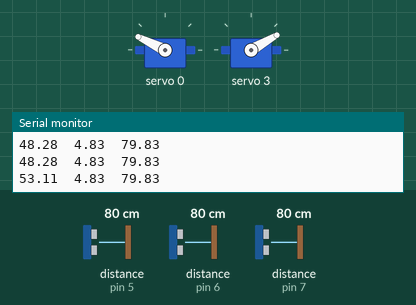
A sketch run on a simulated Arduino Mega 2560, built with avr-gcc and run on an emulated ATmega2560. Parts: 2 × servo, the last lines printed to the serial monitor. Wiring (inferred from the names in the program): 3 × ultrasonic range finder: trigger pin 40, echo pin 7 / trigger pin 41, echo pin 6 / trigger pin 42, echo pin 5. The test bench sets the inputs (shaded band); at power-on: distance to the obstacle (sensors on pin 5, pin 6, pin 7) 80 cm. The echo pulse lasts 58.3 µs per cm.

Above: at 9.2 s.
9.3 s: distance to the obstacle (sensor on pin 5) set to 60 cm
At 10.0 s:
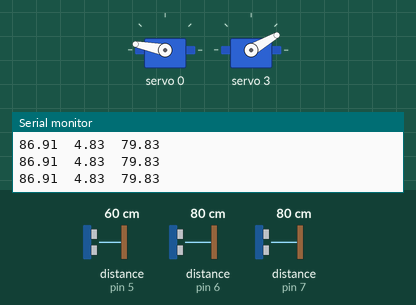
12.3 s: distance to the obstacle (sensor on pin 6) set to 2 cm
13.8 s: distance to the obstacle (sensor on pin 7) set to 299 cm
At 14.3 s:
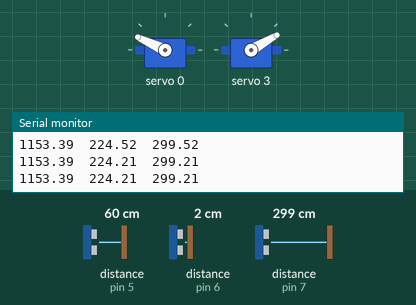
16.8 s: distance to the obstacle (sensor on pin 7) set to 18 cm
At 17.3 s:
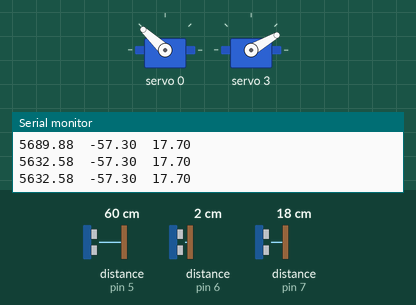
18.3 s: distance to the obstacle (sensor on pin 7) set to 250 cm
At 20.2 s:
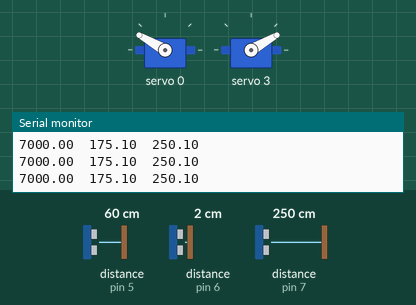
21.3 s: distance to the obstacle (sensor on pin 5) set to 35 cm
Timing chart, 0 to 25.3 s (numbered marks = the images above; inputs shaded):
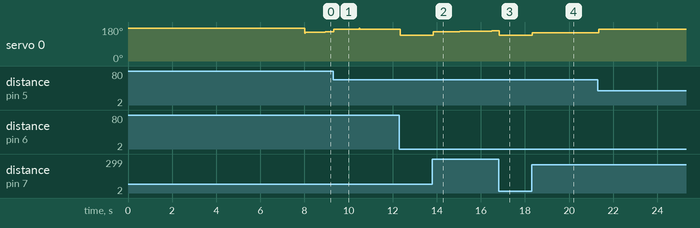

Measured:
- after the input at 13.8 s, servo 0: moves from 137° to 159° over 2.6 s, starting at once
- after the input at 16.8 s, servo 0: 159° → 137° at once
- after the input at 18.3 s, servo 0: 137° → 149° at once, → 150° 0.63 s later

The sketch:

MECH208_control_code.ino
```cpp
//#include <Servo.h>
#include <Wire.h>
#include <Adafruit_PWMServoDriver.h>

Adafruit_PWMServoDriver pwm = Adafruit_PWMServoDriver();


#define trigPin1 41 //near sensor (near distance sensor)
#define trigPin2 42 //far sensor (near fan)
#define trigPin3 40 //distance sensor

#define echoPin1 6 //near sensor (near distance sensor)
#define echoPin2 5 //far sensor (near fan)
#define echoPin3 7 //distance sensor

#define SERVOMIN 150
#define SERVOMAX 600

//Servo esc;
//Servo choke;

unsigned long strt1, strt2;
uint16_t pulselength;
int throttlePin,ii,duration,sp,out,degreesm,tme,flag,x,flag2;
float distance1,distance2,distance3,tegral1,tegral2,tegral1LIM,tegral2LIM,deriv1,deriv2;
float oldl,oldd,err_l,err_d,outl,outd,Kpl,Kil,Kdl,Kpd,Kid,Kdd,deriv_l,deriv_d,d1;

char buffer[5];
////////////////////////////////////////////////////////////////////////////////////////////////////////////////////////////////
void setup() {

  strt1 = 0;
  throttlePin = A8;
  out = 0;
  outd = 0;
  sp = 75;
  //sp = 50;
  ii = 1;
  flag2=0;

  //leveling gains
  Kpl = 0.75;
  //Kpl = 0;
  //Kil = .0005;
  Kil = 0;
  Kdl = 30; // worked best at 0.7 and 70
  //Kdl = 0;

  //distance/ball gains
  Kpd = .2;//was at .25
// Kpd = 0;
 Kid = 0.0008;
// Kid = 0;
  Kdd = 20;
//  Kdd = 0;


  tegral1LIM = 7000;
  tegral2LIM = 7000;
  distance1 = 50;
  distance2= 100;
  tegral1 =0;
  tegral2 =0;
  deriv1 =0;
  deriv2 = 0;
  oldd = 0;
  oldl = 0;
  err_l = 0;
  err_d =0;
  x=0;

  Serial.begin(9600);
  //esc.attach(9);
  //choke.attach(10);
  pwm.begin();

  pwm.setPWMFreq(60);

  pinMode(trigPin1, OUTPUT);
  pinMode(trigPin2, OUTPUT);
  pinMode(trigPin3, OUTPUT);

  pinMode(echoPin1, INPUT);
  pinMode(echoPin2, INPUT);
  pinMode(echoPin3, INPUT);

  degreesm = 170;
  pulselength = map(degreesm, 0, 180, SERVOMIN, SERVOMAX);
  pwm.setPWM(0,0,pulselength);
  //choke.write(180);
  /*degreesm = 24
  pulselength = map(degreesm, 0, 180, SERVOMIN, SERVOMAX);
  pwm2.setPWM(1,0,pulselength);*/
   degreesm = 7;
  pulselength = map(degreesm, 0, 180, SERVOMIN, SERVOMAX);
  pwm.setPWM(3,0,pulselength);
  //esc.write(24);
  Serial.println("Calibration Delay");
  delay (8000);
  //delay(1000);

  degreesm = 143;
  pulselength = map(degreesm, 0, 180, SERVOMIN, SERVOMAX);
  pwm.setPWM(0,0,pulselength);
  //choke.write(148);
   degreesm = 24;
  pulselength = map(degreesm, 0, 180, SERVOMIN, SERVOMAX);
  pwm.setPWM(3,0,pulselength);
  //esc.write(44);
}
////////////////////////////////////////////////////////////////////////////////////////////////////////////////////////////
void loop() {
  sen_read();
  deadband_err();
  deriv_avg();

  diag();

  PID_level();
  PID_distance();

  //perform PI(D) control for level sensors
  ///level PI(D) should control to force the platform level
  ///set limits to I command
  ///tilt should not exceed a given saturated value

  //perform PID control for distance sensor
  ///distance PID should over-ride level command to force ball rolling in certain direction
  ///set limits to I command

  choke_set();
  /*degreesm = 170;
  pulselength = map(degreesm, 0, 180, SERVOMIN, SERVOMAX);
  pwm.setPWM(0,0,pulselength);
  delay(1000);
  Serial.println(pulselength);
  degreesm = 132;
  pulselength = map(degreesm, 0, 180, SERVOMIN, SERVOMAX);
  pwm.setPWM(0,0,pulselength);
  Serial.println(pulselength);
  delay(1000);*/
}
////////////////////////////////////////////////////////////////////////////////////////////////////////////////////////////////////
void diag(){
  /*Serial.print("Distance 1    ");
  Serial.println(distance1);
  Serial.print("Distance 2    ");
  Serial.println(distance2);
  Serial.print("Distance 3    ");
  Serial.println(distance3);*/

  //Serial.println("");

  //Serial.print("Level Difference    ");
    /*Serial.println("");
    Serial.print(distance1);
    Serial.print("    ");
    Serial.print(distance2);*/
    /*tme=millis()/10;
    Serial.print("#S|LOGTEST|[");
    Serial.print(itoa((tme),buffer,10));
    Serial.print(",");
    Serial.print(itoa((err_d*10),buffer,10));
    Serial.print(",");
    Serial.print(itoa((tegral2),buffer,10));/*
    Serial.println("]#");*/
    Serial.println("");
    Serial.print(tegral2);
    Serial.print("  ");
    Serial.print(err_d);
    Serial.print("  ");
    Serial.print(distance3);
    delay(5);
  /* Serial.print(itoa((deriv_l*Kdl),buffer,10));
    Serial.print(",");
    Serial.print(itoa(out,buffer,10));
    */

  //Serial.print("Distance Difference    ");
  //Serial.println(err_d);
  //delay(200);
}
//SENSOR READING
void sen_read(){

  //trigPin1
  digitalWrite(trigPin1, LOW);
  delayMicroseconds(2);
  digitalWrite(trigPin1, HIGH);
  delayMicroseconds(10);

  digitalWrite(trigPin1, LOW);
  duration = pulseIn(echoPin1, HIGH);
  distance1 = (duration/2) / 29.1;

  //trigPin2
  digitalWrite(trigPin2, LOW);
  delayMicroseconds(2);
  digitalWrite(trigPin2, HIGH);
  delayMicroseconds(10);

  digitalWrite(trigPin2, LOW);
  duration = pulseIn(echoPin2, HIGH);
  distance2 = (duration/2) / 29.1;

  //trigPin3
  digitalWrite(trigPin3, LOW);
  delayMicroseconds(2);
  digitalWrite(trigPin3, HIGH);
  delayMicroseconds(10);

  digitalWrite(trigPin3, LOW);
  duration = pulseIn(echoPin3, HIGH);
  distance3 = (duration/2) / 29.1;

}

//DEADBANDING AND DEFINTION OF ERROR
void deadband_err(){
    if((abs(distance1 - distance2) <= .75)){
      err_l = 0;
    }
    else{
      err_l = distance1 - distance2;
    }
    if(abs(distance3 - sp) <= 1){
      err_d = 0;
    }
    else{
      err_d = distance3 - sp;
    }
    if((millis()-strt1) > 50){
      deriv1 = err_l - oldl;
      deriv2 = err_d - oldd;
      if (abs(deriv1) >= 2) deriv1 = 0;
      if (abs(deriv1) <= 0.5) deriv1 = 0;
      if (abs(deriv2) >= 2) deriv2 = 0;
      if (abs(deriv2) <= 0.5) deriv2 = 0;
      oldl = err_l;
      oldd = err_d;
      flag=1;
      strt1 = millis();
    }
}

void deriv_avg(){
  if(flag == 1){
    if(x < 20){
      deriv_l += deriv1;
      deriv_d += deriv2;
      x++;
    }else{
      deriv_l = deriv1/20;
      deriv_d = deriv2/20;
      x = 0;
    }
  }
  flag = 0;
}


//PID FOR LEVEL CONTROL
void PID_level(){
  //INTEGRAL
  tegral1 = tegral1 + err_l;
  if(abs(tegral1) > tegral1LIM){
    if(tegral1 > tegral1LIM){
      tegral1 = tegral1LIM;
    }else{
      tegral1 = -tegral1LIM;
    }
  }
  if(abs(deriv_l) < .2){
    deriv_l = 0;
  }
  /*Serial.print("#S|LOGTEST|[");
  Serial.print(itoa((deriv_l*100),buffer,10));
  Serial.print(",");
  Serial.print(itoa(out,buffer,10))d;
  Serial.println("]#");*/
  //delay(200);
  //PID LOOP FOR LEVEL CONTROL
  //Serial.println(tegral1);
  outl = err_l*Kpl + tegral1*Kil + Kdl*(deriv_l); // used to be 164 And that works well Changing to 158 for new battery
  deriv_l = 0;
  outl = (int) outl;
}

void PID_distance(){
  //INTEGRAL
  if(abs(err_d) <= 300){
    if((millis()-strt2) > 100){
    tegral2 = tegral2 + err_d;
    if(abs(tegral2) > tegral2LIM){
      if(tegral2 > tegral2LIM){
        tegral2 = tegral2LIM;
        }else{
          tegral2 = -tegral2LIM;
          }
        }
      strt2 = millis();
    }
  }

  if(abs(deriv_d) < .2){
    deriv_d = 0;
  }
  /*Serial.print("#S|LOGTEST|[");
  Serial.print(itoa((deriv_l*100),buffer,10));
  Serial.print(",");
  Serial.print(itoa(out,buffer,10))d;
  Serial.println("]#");*/
  //delay(200);
  //PID LOOP FOR LEVEL CONTROL
  //Serial.println(tegral1);
  outd = err_d*Kpd + tegral2*Kid + Kdd*(deriv_d); // used to be 164 And that works well Changing to 158 for new battery
  deriv_d = 0;
  outd = (int) outd;
}

//SETTING CHOKE SERVO TO CONTROL AIRFLOW
void choke_set(){
  out = outl + outd + 149;
  if(out > 170){
    out = 170;
  }
  if(out < 132){
    out = 132;
  }
  degreesm = out;
  pulselength = map(degreesm, 0, 180, SERVOMIN, SERVOMAX);
  pwm.setPWM(0,0,pulselength);
  //choke.write(out);
  //Serial.println(out);
}
```
